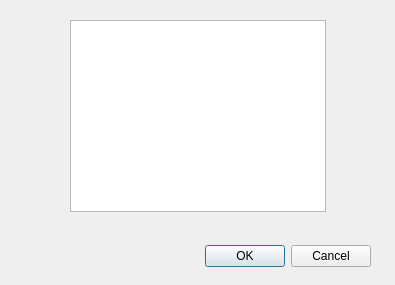
<?xml version="1.0" encoding="UTF-8"?>
<ui version="4.0">
 <class>Dialog</class>
 <widget class="QDialog" name="Dialog">
  <property name="geometry">
   <rect>
    <x>0</x>
    <y>0</y>
    <width>395</width>
    <height>285</height>
   </rect>
  </property>
  <property name="windowTitle">
   <string>Dialog</string>
  </property>
  <widget class="QDialogButtonBox" name="buttonBox">
   <property name="geometry">
    <rect>
     <x>30</x>
     <y>240</y>
     <width>341</width>
     <height>32</height>
    </rect>
   </property>
   <property name="orientation">
    <enum>Qt::Horizontal</enum>
   </property>
   <property name="standardButtons">
    <set>QDialogButtonBox::Cancel|QDialogButtonBox::Ok</set>
   </property>
  </widget>
  <widget class="QListWidget" name="listWidget">
   <property name="geometry">
    <rect>
     <x>70</x>
     <y>20</y>
     <width>256</width>
     <height>192</height>
    </rect>
   </property>
  </widget>
 </widget>
 <resources/>
 <connections>
  <connection>
   <sender>buttonBox</sender>
   <signal>accepted()</signal>
   <receiver>Dialog</receiver>
   <slot>accept()</slot>
   <hints>
    <hint type="sourcelabel">
     <x>248</x>
     <y>254</y>
    </hint>
    <hint type="destinationlabel">
     <x>157</x>
     <y>274</y>
    </hint>
   </hints>
  </connection>
  <connection>
   <sender>buttonBox</sender>
   <signal>rejected()</signal>
   <receiver>Dialog</receiver>
   <slot>reject()</slot>
   <hints>
    <hint type="sourcelabel">
     <x>316</x>
     <y>260</y>
    </hint>
    <hint type="destinationlabel">
     <x>286</x>
     <y>274</y>
    </hint>
   </hints>
  </connection>
 </connections>
</ui>
